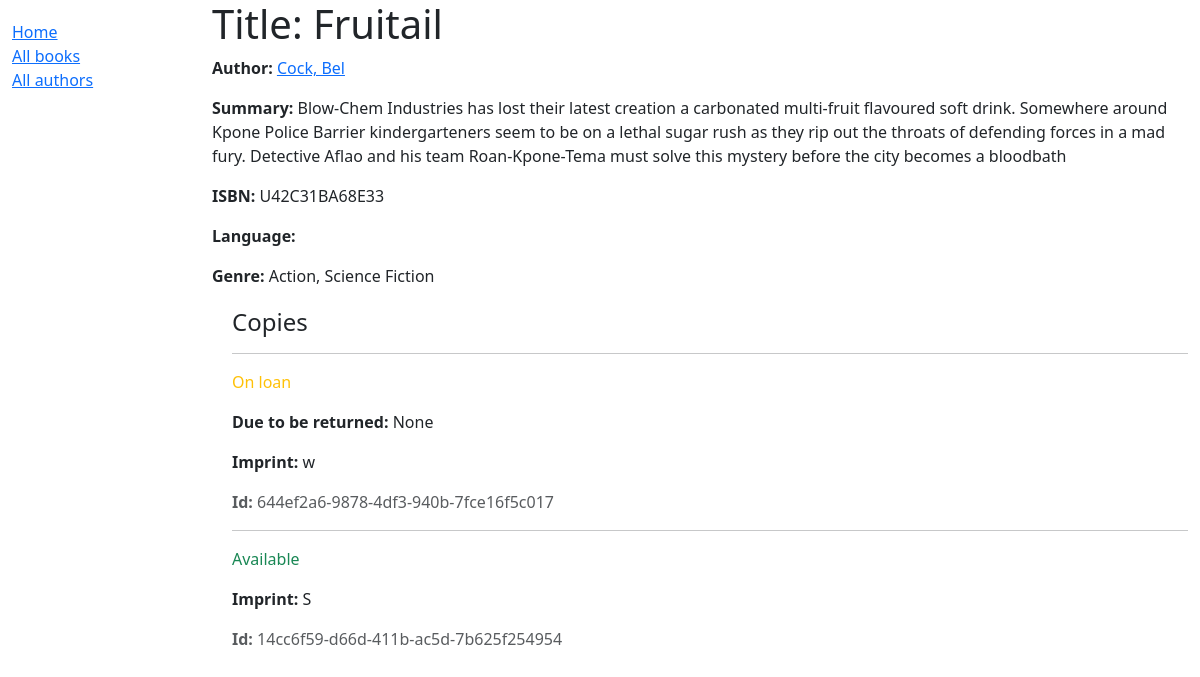
/catalog/book/2, run on the app's committed database.
### catalog/models.py (models this page shows, shortened)
class Book(models.Model):
    title = models.CharField(max_length=200)
    author = models.ForeignKey('Author', on_delete=models.RESTRICT, null=True)
    summary = models.TextField(
        max_length=1000, help_text="Enter a brief description of the book")
    isbn = models.CharField('ISBN', max_length=13,
                            unique=True,
                            help_text='13 Character <a href=\
                                "https://www.isbn-international.org/content/what-isbn'
                                      '">ISBN number</a>')
    genre = models.ManyToManyField(
        Genre, help_text="Select a genre for this book")
    def display_genre(self):
        """Create a string for the Genre. This is required to display genre in Admin."""
        return ', '.join(genre.name for genre in self.genre.all()[:3])
    display_genre.short_description = 'Genre'

class Author(models.Model):
    first_name = models.CharField(max_length=100)
    last_name = models.CharField(max_length=100)
    date_of_birth = models.DateField(null=True, blank=True)
    date_of_death = models.DateField('Died', null=True, blank=True)
    def __str__(self):
        return f'{self.last_name}, {self.first_name}'
    class Meta:
        ordering = ['last_name', 'first_name']

class Genre(models.Model):
    name = models.CharField(
        max_length=200,
        unique=True,
        help_text="Enter a book genre (e.g. Science Fiction, French Poetry etc.)"
    )
    def __str__(self):
        return self.name
    class Meta:
        constraints = [
            UniqueConstraint(
                Lower('name'),
                name='genre_name_case_insensitive_unique',
                violation_error_message='A genre with the same name already exists.\
                    (case insensitive match)'
            )
        ]

class BookInstance(models.Model):
    id = models.UUIDField(primary_key=True, default=uuid.uuid4,
                          help_text="Unique ID for this particular book across whole library")
    book = models.ForeignKey('Book', on_delete=models.RESTRICT, null=True)
    imprint = models.CharField(max_length=200)
    due_back = models.DateField(null=True, blank=True)
    LOAN_STATUS = (
        ('m', 'Maintenance'),
        ('o', 'On loan'),
        ('a', 'Available'),
        ('r', 'Reserved'),
    )
    status = models.CharField(
        max_length=1,
        choices=LOAN_STATUS,
        blank=True,
        default='m',
        help_text='Book availability',
    )
    class Meta:
        ordering = ['due_back']
    def display_status(self):
        """String representing the status of the book instance. in admin page"""
        return f'{self.status}'
    display_status.short_description = 'Status'
    def display_expected_return_date(self):
        """String representing the expected return date of the book instance. in admin page"""
        return f'{self.due_back}'
    display_expected_return_date.short_description = 'Due Back'

### catalog/views.py (the view, shortened to what this page needs)
# urls.py: path('book/<int:pk>', views.BookDetailView.as_view(), name='book-detail'), # the pattern for this URL is useful for displaying detailed information about a particular book.
class BookDetailView(generic.DetailView):
    model = Book

### catalog/templates/catalog/book_detail.html
{% extends "base_generic.html" %} {% block content %}
<h1>Title: {{ book.title }}</h1>
<p><strong>Author:</strong> <a href="">{{ book.author }}</a></p>
<p><strong>Summary:</strong> {{ book.summary }}</p>
<p><strong>ISBN:</strong> {{ book.isbn }}</p>
<p><strong>Language:</strong> {{ book.language }}</p>
<p><strong>Genre:</strong> {{ book.genre.all|join:", " }}</p>
<div style="margin-left: 20px; margin-top: 20px">
  <h4>Copies</h4>
  {% for copy in book.bookinstance_set.all %}
  <hr />
  <p
    class="{% if copy.status == 'a' %}text-success{% elif copy.status == 'm' %}text-danger{% else %}text-warning{% endif %}"
  >
    {{ copy.get_status_display }}
  </p>
  {% if copy.status != 'a' %}
  <p><strong>Due to be returned:</strong> {{ copy.due_back }}</p>
  {% endif %}
  <p><strong>Imprint:</strong> {{ copy.imprint }}</p>
  <p class="text-muted"><strong>Id:</strong> {{ copy.id }}</p>
  {% endfor %}
</div>
{% endblock %}

### data on the page
Book: author "Cock, Bel", summary "Blow-Chem Industries has lost their latest creation a carbonated multi-fruit flavoured soft drink. Somewhere around Kpone Police Barrier kindergarteners seem to be on a lethal sugar rush as they rip out the throats of defending forces in a mad fury. Detective Aflao and his team Roan-Kpone-Tema must solve this mystery before the city becomes a bloodbath", isbn "U42C31BA68E33", genre.all "Action, Science Fiction"
BookInstance: status "On loan", due_back "None", imprint "w", id "644ef2a6-9878-4df3-940b-7fce16f5c017"
BookInstance: status "Available", imprint "S", id "14cc6f59-d66d-411b-ac5d-7b625f254954"
